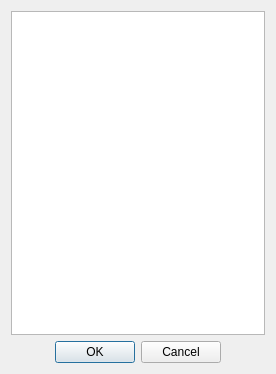
<?xml version="1.0" encoding="UTF-8"?>
<ui version="4.0">
 <class>Dialog</class>
 <widget class="QDialog" name="Dialog">
  <property name="geometry">
   <rect>
    <x>0</x>
    <y>0</y>
    <width>276</width>
    <height>374</height>
   </rect>
  </property>
  <property name="windowTitle">
   <string>Dialog</string>
  </property>
  <layout class="QVBoxLayout" name="verticalLayout">
   <item>
    <widget class="QListWidget" name="listWidget"/>
   </item>
   <item>
    <widget class="QDialogButtonBox" name="buttonBox">
     <property name="layoutDirection">
      <enum>Qt::LeftToRight</enum>
     </property>
     <property name="autoFillBackground">
      <bool>false</bool>
     </property>
     <property name="styleSheet">
      <string notr="true"/>
     </property>
     <property name="standardButtons">
      <set>QDialogButtonBox::Cancel|QDialogButtonBox::Ok</set>
     </property>
     <property name="centerButtons">
      <bool>true</bool>
     </property>
    </widget>
   </item>
  </layout>
 </widget>
 <resources/>
 <connections/>
</ui>
